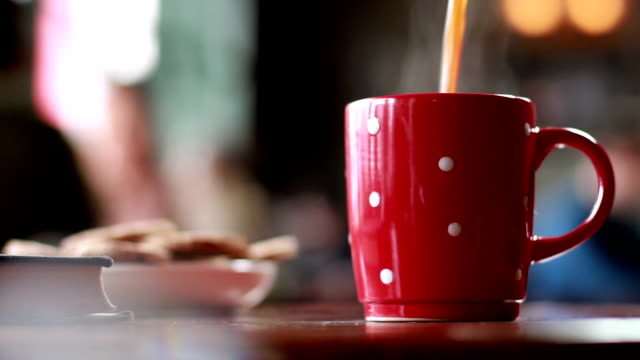
#> input picture Exercises/Module_6/day4/img/cup.jpg, 640 x 360 px
$ jupyter execute Kernels.ipynb   (shell and % lines are left out)
#> lines starting #> are read from the running program, lines starting #| are printed output that depends on the picture
# Computer Vision Kernels

## Import Statements

[cell 1]
import cv2
import numpy as np
import matplotlib.pyplot as plt

## Blur

[cell 2]
# Load one or more images to practive with
image = cv2.imread('img/cup.jpg')
#> image is the input picture: shape (360, 640, 3); mean B, G, R 78.3, 80.3, 111.3

image = cv2.cvtColor(image, cv2.COLOR_BGR2RGB)

plt.figure(figsize=(10,5))
plt.imshow(image);

[cell 3]
# Create a blur kernel with numpy of size (3,3)
blur_kernel = np.ones((3,3), np.float32) / 9

[Hint](# "All values should sum up to 1 with the highest value in the center of the kernel, all values are positive.")

[cell 4]
# Create a copy of the imagre and apply the kernel to the image unsing cv2.filter2D and display the blurred image
img = image.copy()

blur_img = cv2.filter2D(img, -1, blur_kernel)

plt.figure(figsize=(10,5))
plt.imshow(blur_img);

[cell 5]
# Repeat the operations but with kernels of size (5,5) and (7,7) what is the difference?
blur_kernel = np.ones((5,5), np.float32) / 25

img = image.copy()

blur_img = cv2.filter2D(img, -1, blur_kernel)

plt.figure(figsize=(10,5))
plt.imshow(blur_img);

[cell 6]
# Create a new copy of the original image and apply a GaussianBlur
img = image.copy()

img_gaus = cv2.GaussianBlur(img, (9,9), 0) #size has to be positive and odd

plt.figure(figsize=(10,5))
plt.imshow(img_gaus);

[Hint](# "cv2.GaussianBlur")

[cell 7]
# Experiment with cv2.blur

[cell 8]
# Experiment with cv2.medianBlur
img = image.copy()

img_median = cv2.medianBlur(img, 9)
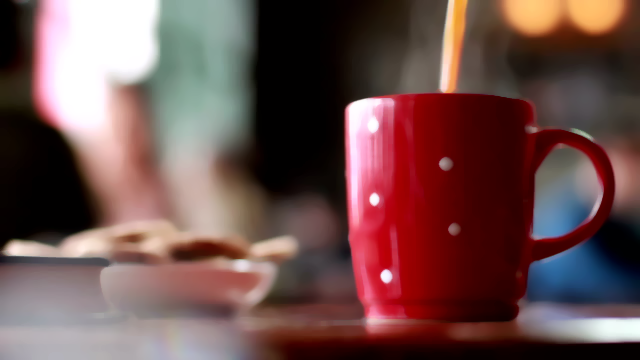
#> img_median: shape (360, 640, 3); mean R, G, B 110.9, 79.6, 77.6

plt.figure(figsize=(10,5))
plt.imshow(img_median);

[cell 9]
# Experiment with cv2.bilateralFilter
img = image.copy()

img_bilateral = cv2.bilateralFilter(img, 15, 0, 255)

plt.figure(figsize=(10,5))
plt.imshow(img_bilateral);

## Sharpening

[cell 10]
# Create a 3 by 3 sharpening kernel with numpy
sharp_kernel = np.ones((3,3), np.float32) * -1
sharp_kernel[1,1] = 9

[cell 11]
sharp_kernel

[Hint](# "All values should sum up to 1 with the highest value in the center of the kernel.")

[cell 12]
# Create a copy of the imagre and apply the kernel to the image unsing cv2.filter2D and display the filtered image
image = cv2.imread('img/day3.jpg')
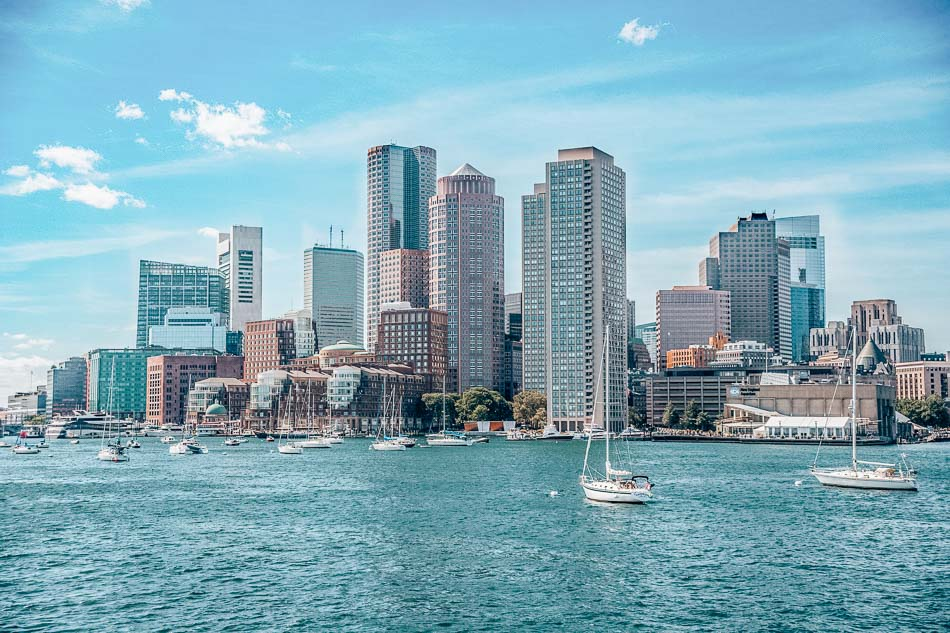
#> input picture Exercises/Module_6/day4/img/day3.jpg, 950 x 633 px
#> image is the input picture: shape (633, 950, 3); mean B, G, R 186.1, 171.7, 129.5
image = cv2.cvtColor(image, cv2.COLOR_BGR2RGB)
img = image.copy()

sharp_img = cv2.filter2D(img, -1, sharp_kernel)
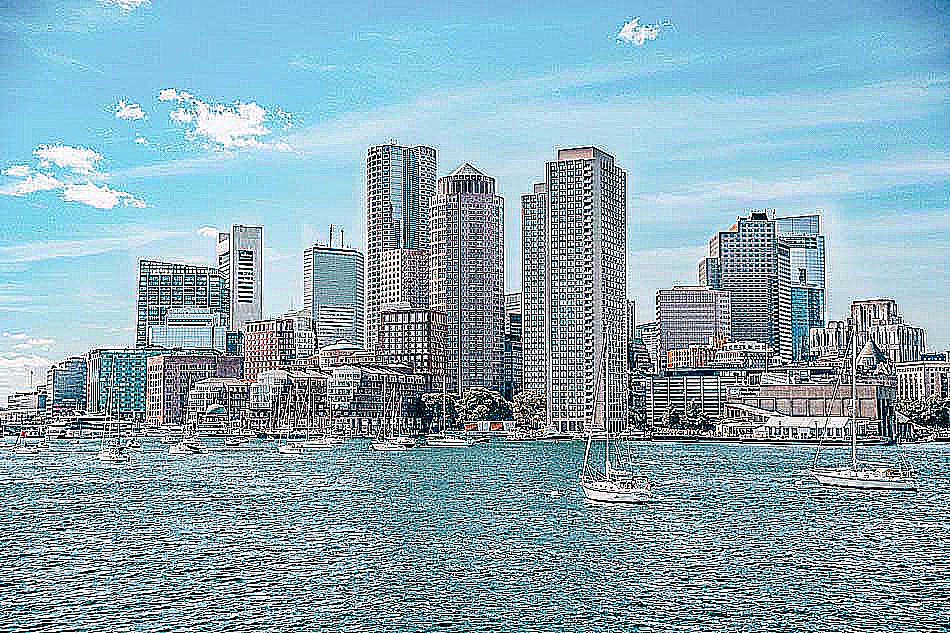
#> sharp_img: shape (633, 950, 3); mean R, G, B 136.6, 168.2, 179.4

plt.figure(figsize=(10,5))
plt.imshow(sharp_img);

## Edge detection

[cell 13]
# Create a 3 by 3 kernel with numpy to detect edges
edge_kernel = np.ones((3,3), np.float32) * -1
edge_kernel[1,1] = 8

[cell 14]
edge_kernel

[Hint](# "All values should sum up to 0 with the highest value in the center of the kernel.")

[cell 15]
# Create a copy of the imagre and apply the kernel to the image unsing cv2.filter2D and display the filtered image
img = image.copy()

edge_img = cv2.filter2D(img, -1, edge_kernel)
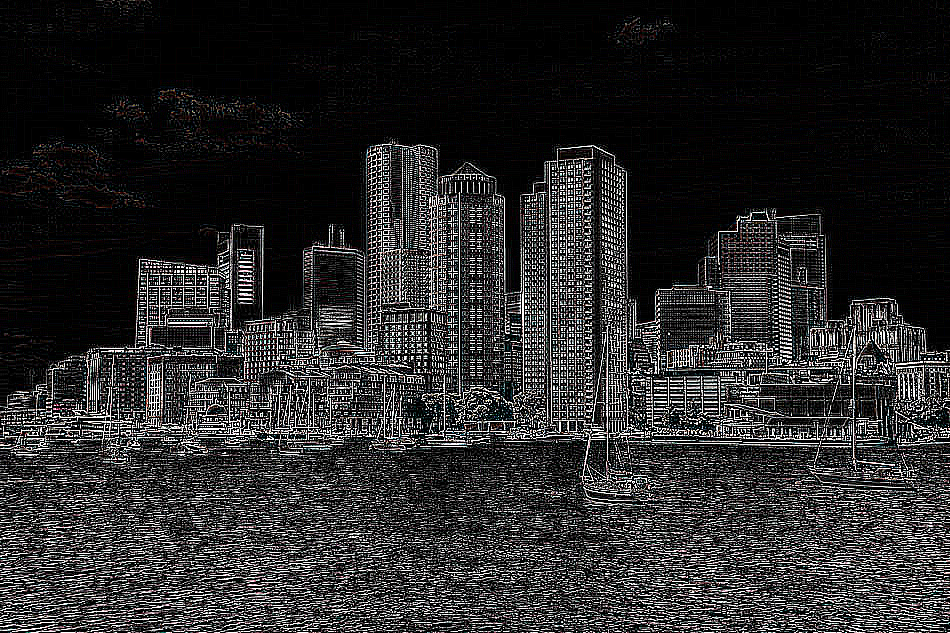
#> edge_img: shape (633, 950, 3); mean R, G, B 42.6, 42.3, 42.4

plt.figure(figsize=(10,5))
plt.imshow(edge_img);

[cell 16]
# Use cv2.Sobel to detect edges in the x orientation
img = cv2.cvtColor(image, cv2.COLOR_BGR2GRAY)
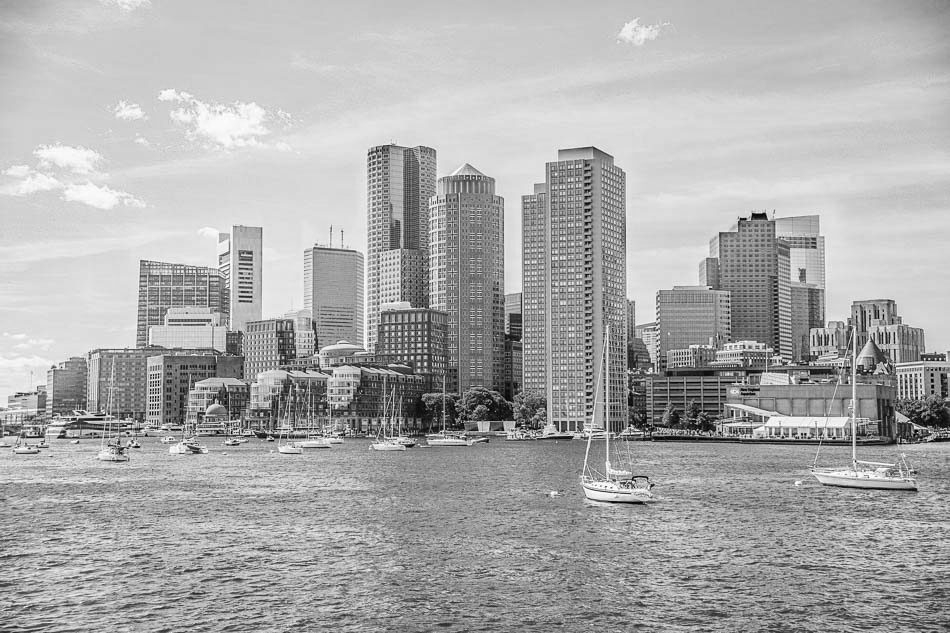
#> img: shape (633, 950); min 0, max 255, mean 171.2

sobel_x = cv2.Sobel(img,-1,1,0,ksize=5)
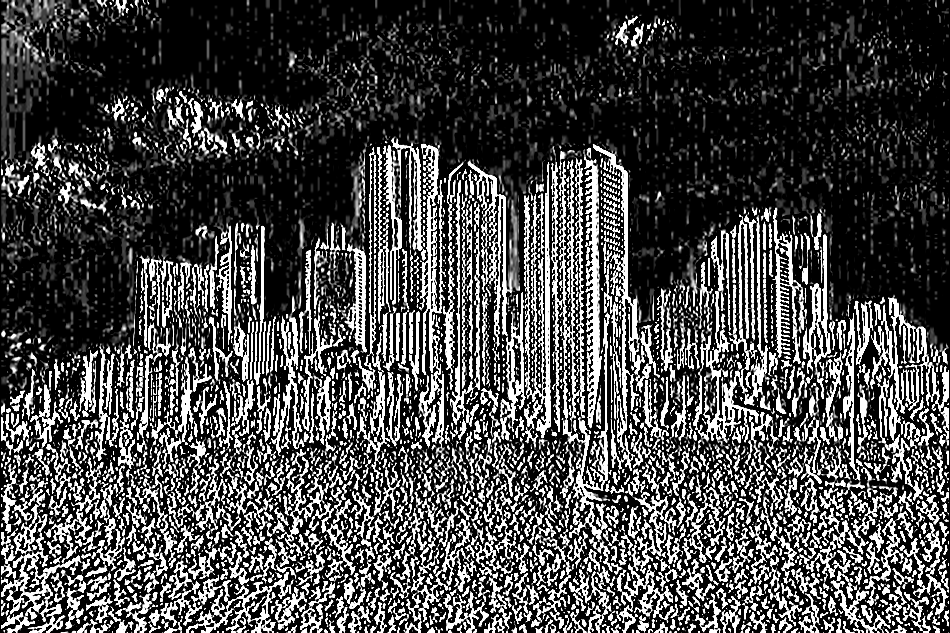
#> sobel_x: shape (633, 950); min 0, max 255, mean 73.3

plt.figure(figsize=(10,5))
plt.imshow(sobel_x, cmap='gray');

[cell 17]
# Use cv2.Sobel to detect edges in the y orientation
img = cv2.cvtColor(image, cv2.COLOR_BGR2GRAY)

sobel_y = cv2.Sobel(img,-1,0,1,ksize=5)
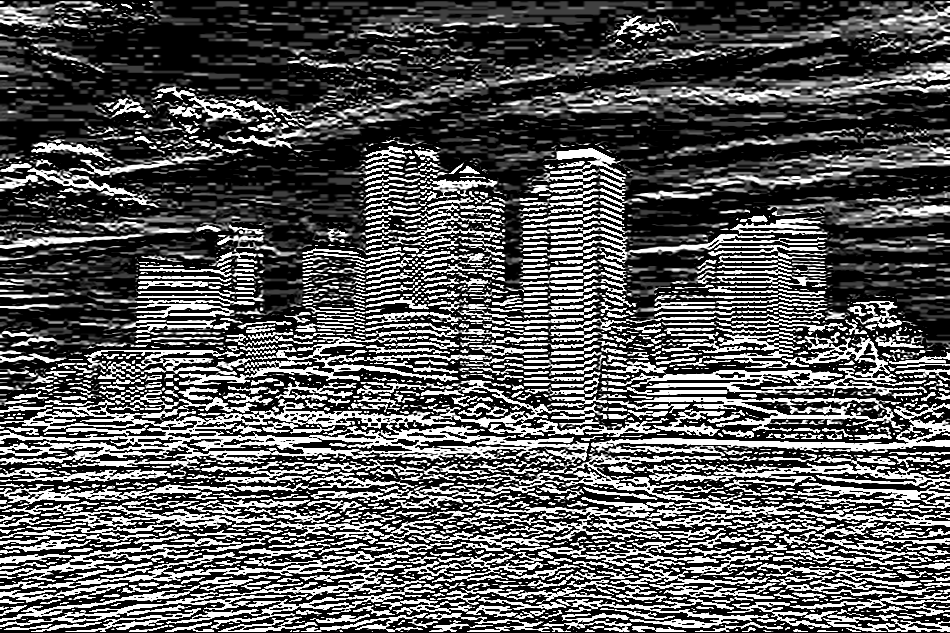
#> sobel_y: shape (633, 950); min 0, max 255, mean 87.3

plt.figure(figsize=(10,5))
plt.imshow(sobel_y, cmap='gray');

[cell 18]
# Use cv2.Sobel and try to detect edges in the x and y orientation
xy = sobel_x + sobel_y
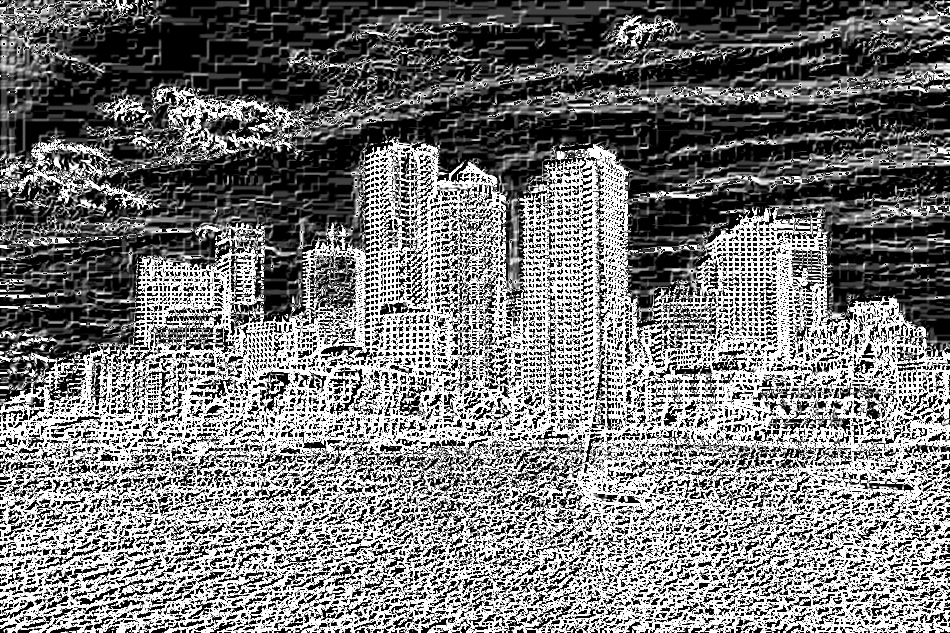
#> xy: shape (633, 950); min 0, max 255, mean 119.3

plt.figure(figsize=(10,5))
plt.imshow(xy, cmap='gray');

[cell 19]
plt.figure(figsize=(10,5))
plt.imshow(image);

[cell 20]
# Use cv2.Canny to detect edges
img = cv2.imread('img/day3.jpg',0)
#> img: shape (633, 950); min 0, max 255, mean 160.7
canny = cv2.Canny(img,100,200)
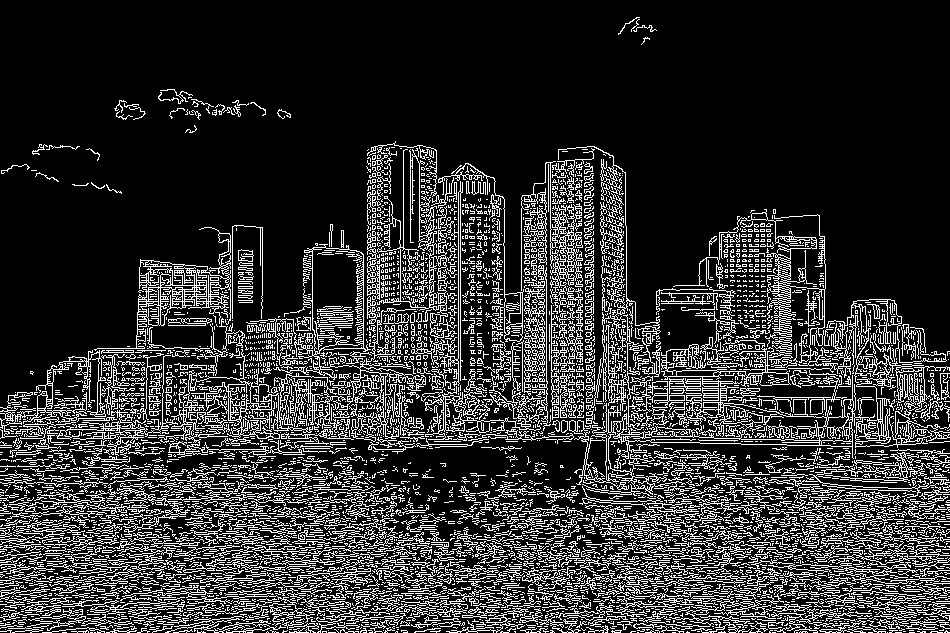
#> canny: shape (633, 950); 18.9% white in thin lines or dots

plt.figure(figsize=(10,5))
plt.imshow(canny, cmap='gray');
